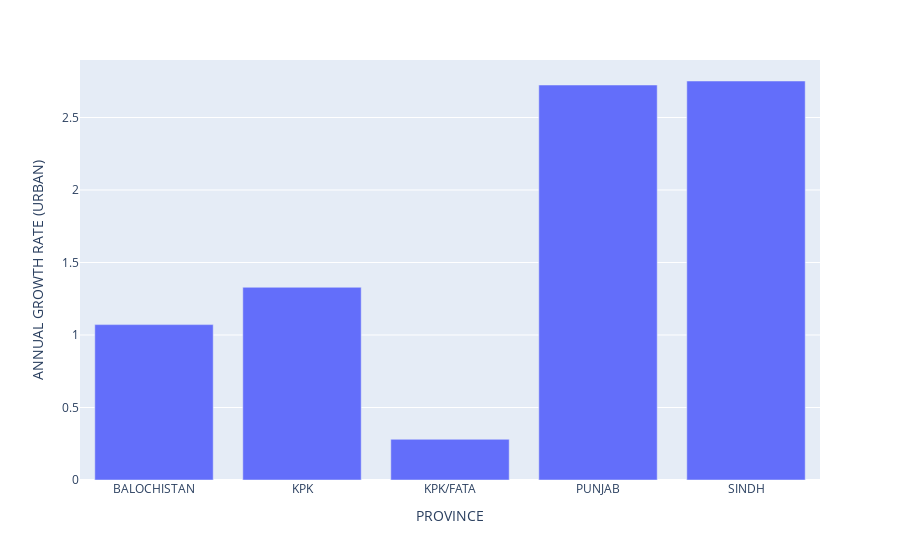

The cell this chart's notebook holds for it:
### Code cell
fig3 = px.bar(df_numeric, x='PROVINCE', y = 'ANNUAL GROWTH RATE (URBAN)')
fig3.show()
# save the plot
# fig3.write_image("./output/fig3.png", scale=3)

### Figure 1 — Plotly figure (JSON) as saved in the notebook; plotly's stock layout.template omitted (floating-point values rounded to 4 significant figures)
{"data": [{"alignmentgroup": "True", "hovertemplate": "PROVINCE=%{x}<br>ANNUAL GROWTH RATE (URBAN)=%{y}<extra></extra>", "legendgroup": "", "marker": {"color": "#636efa", "pattern": {"shape": ""}}, "name": "", "offsetgroup": "", "orientation": "v", "showlegend": false, "textposition": "auto", "type": "bar", "x": ["BALOCHISTAN", "KPK", "KPK/FATA", "PUNJAB", "SINDH"], "xaxis": "x", "y": [1.072, 1.329, 0.2807, 2.724, 2.752], "yaxis": "y"}], "layout": {"barmode": "relative", "legend": {"tracegroupgap": 0}, "margin": {"t": 60}, "xaxis": {"anchor": "y", "domain": [0, 1], "title": {"text": "PROVINCE"}}, "yaxis": {"anchor": "x", "domain": [0, 1], "title": {"text": "ANNUAL GROWTH RATE (URBAN)"}}}}
